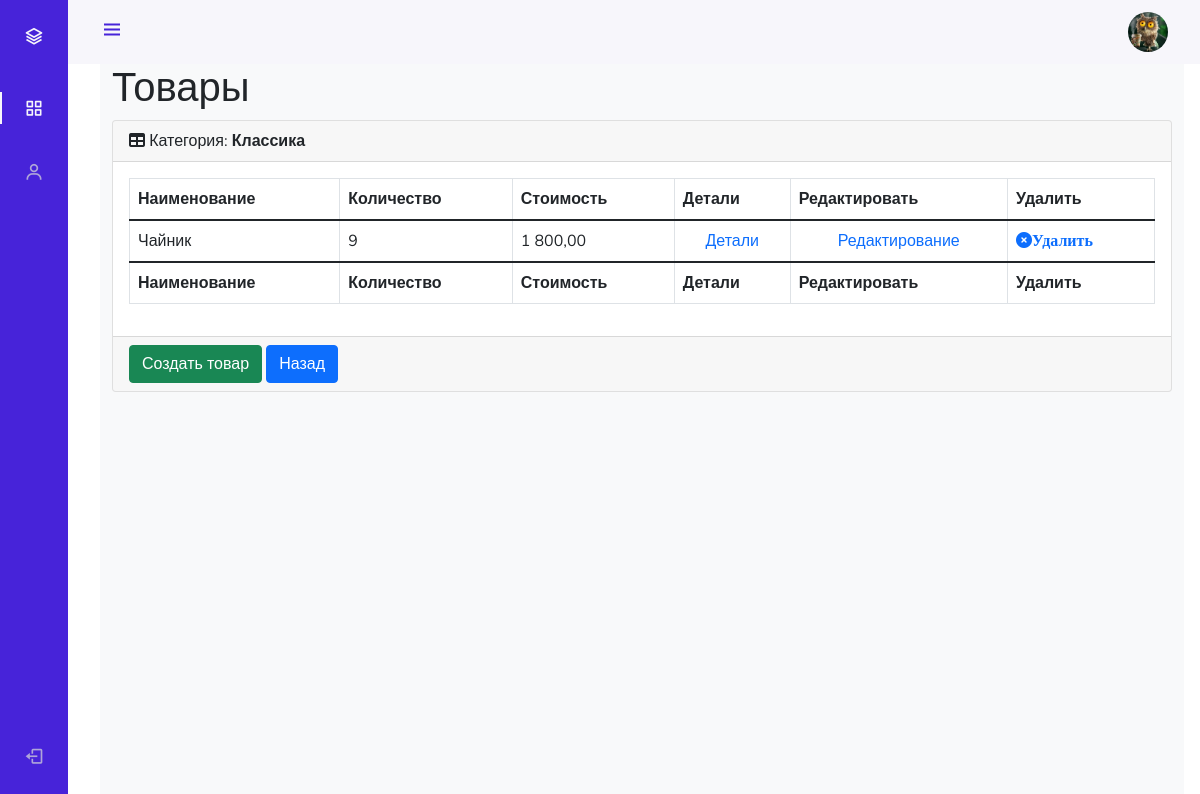
The page /admin_staff/products/read/category/2/ (signed in) on the database its author committed.
### authapp/models.py (models this page shows)
class ShopUser(AbstractUser):
    avatar = models.ImageField(upload_to='users_avatars', blank=True)
    age = models.PositiveIntegerField(verbose_name='возраст')

### mainapp/models.py (models this page shows, shortened)
class ProductCategory(models.Model):
    name = models.CharField(verbose_name='имя', max_length=64, unique=True)
    description = models.TextField(verbose_name='описание', blank=True)
    created = models.DateTimeField(auto_now_add=True)
    updated = models.DateTimeField(auto_now=True)
    is_active = models.BooleanField(default=True)

class Product(models.Model):
    category = models.ForeignKey(ProductCategory, on_delete=models.CASCADE)
    name = models.CharField(verbose_name='имя продукта', max_length=128)
    image = models.ImageField(upload_to='products_images', blank=True)
    short_desc = models.CharField(
        verbose_name='краткое описание продукта',
        max_length=60,
        blank=True,
    )
    description = models.TextField(
        verbose_name='описание продукта',
        blank=True,
    )
    price = models.DecimalField(
        verbose_name='цена продукта',
        max_digits=8,
        decimal_places=2,
        default=0,
    )
    quantity = models.PositiveIntegerField(
        verbose_name='количество на складе',
        default=0,
    )
    is_active = models.BooleanField(default=True)

### adminapp/views.py (the view)
# urls.py: path('products/read/category/<int:pk>/', adminapp.products, name='products'),
@user_passes_test(lambda u: u.is_superuser)
def products(request, pk):
    title = 'админка/продукт'
    category = get_object_or_404(ProductCategory, pk=pk)
    products_list = Product.objects.filter(category__pk=pk).order_by('name')
    context = {
        'title': title,
        'category': category,
        'objects': products_list,
    }
    return render(request, 'adminapp/products.html', context)

### adminapp/templates/adminapp/products.html
{% extends 'adminapp/base.html' %}
{% load humanize %}
{% load static %}
{% block content %}
<main>
    <div class="container-fluid">
        <h1 class="mt-4">Товары</h1>
        <div class="card mb-4">
            <div class="card-header">
                <i class="fas fa-table mr-1"></i>
                Категория: <strong>{{ category.name|title }}</strong>
            </div>
            <div class="card-body">
                <div class="table-responsive">
                    <table class="table table-bordered" id="dataTable" width="100%" cellspacing="0">
                        <thead>
                        <tr>
                            <th>Наименование</th>
                            <th>Количество</th>
                            <th>Стоимость</th>
                            <th>Детали</th>
                            <th>Редактировать</th>
                            <th>Удалить</th>
                        </tr>
                        </thead>
                        <tfoot>
                        <tr>
                            <th>Наименование</th>
                            <th>Количество</th>
                            <th>Стоимость</th>
                            <th>Детали</th>
                            <th>Редактировать</th>
                            <th>Удалить</th>
                        </tr>
                        </tfoot>
                        <tbody>
                        {% for product in objects %}
                            <tr {% if not product.is_active %} style="opacity: 0.5; text-decoration: line-through;" {% endif %}>
                                <td>{{ product.name }}</td>
                                <td>{{ product.quantity }}</td>
                                <td>{{ product.price|intcomma }}</td>
                                <td class="text-center">
                                    <a href="{% url 'admin_staff:product_read' product.pk %}">Детали</a>
                                </td>
                                <td class="text-center">
                                    <a href="{% url 'admin_staff:product_update' product.pk %}">Редактирование</a>
                                </td>
                                <td>
                                    <a {% if not product.is_active %} class="invisible" {% endif %} href="{% url 'admin_staff:product_delete' pk=product.pk %}">
                                        <i class="fa fa-times-circle">Удалить</i>
                                    </a>
                                </td>
                            </tr>
                        {% endfor %}
                        </tbody>
                    </table>
                </div>
            </div>
            <div class="card-footer">
                <a href="{% url 'admin_staff:product_create' category.pk %}">
                    <button class="btn btn-success">Создать товар</button>
                </a>
                <a href="{% url 'admin_staff:categories' %}" class="btn btn-primary">Назад</a>
            </div>
        </div>
    </div>
</main>
{% endblock %}

### adminapp/templates/adminapp/base.html (shortened to what this page needs)
<!DOCTYPE html>
{% load static %}
<html lang="en">
<head>
    <link href="https://cdn.jsdelivr.net/npm/bootstrap@5.1.3/dist/css/bootstrap.min.css" rel="stylesheet"
>
    <link rel="stylesheet" type="text/css" href="{% static 'adminapp/css/style.css' %}">
    <link rel="stylesheet" type="text/css" href='https://cdn.jsdelivr.net/npm/boxicons@latest/css/boxicons.min.css'>
    <link rel="stylesheet" type="text/css"
          href="https://cdnjs.cloudflare.com/ajax/libs/font-awesome/6.0.0-beta2/css/all.min.css">
</head>
<body id="body-pd">
<header class="header" id="header">
    <div class="header_toggle"><i class='bx bx-menu' id="header-toggle"></i></div>
    <div class="header_img"><img src="/media/{{ user.avatar|default:'avatar.png' }}" alt=""></div>
</header>
<div class="l-navbar" id="nav-bar">
    <nav class="nav">
        <div>
            <a href="{% url 'index' %}" class="nav_logo">
                <i class='bx bx-layer nav_logo-icon'></i>
            </a>
            {% include 'adminapp/inludes/inc_admin_menu.html' %}
        </div>
        <a href="{% url 'auth:logout' %}" class="nav_link"> <i class='bx bx-log-out nav_icon'></i>  </a>
    </nav>
</div>
<div class="height-100 bg-light">
    {% block content %}
    {% endblock %}
</div>
</body>
</html>

### adminapp/static/adminapp/css/style.css (style rules this page uses)
:root { --header-height: 3rem; --nav-width: 68px; --first-color: #4723D9; --first-color-light: #AFA5D9; --white-color: #F7F6FB; --body-font: 'Nunito', sans-serif; --normal-font-size: 1rem; --z-fixed: 100 }
body { position: relative; margin: var(--header-height) 0 0 0; padding: 0 1rem; font-family: var(--body-font); font-size: var(--normal-font-size); transition: .5s }
a { text-decoration: none }
.header { width: 100%; height: var(--header-height); position: fixed; top: 0; left: 0; display: flex; align-items: center; justify-content: space-between; padding: 0 1rem; background-color: var(--white-color); z-index: var(--z-fixed); transition: .5s }
.header_toggle { color: var(--first-color); font-size: 1.5rem; cursor: pointer }
.header_img { width: 35px; height: 35px; display: flex; justify-content: center; border-radius: 50%; overflow: hidden }
.header_img img { width: 40px }
.l-navbar { position: fixed; top: 0; left: -30%; width: var(--nav-width); height: 100vh; background-color: var(--first-color); padding: .5rem 1rem 0 0; transition: .5s; z-index: var(--z-fixed) }
.nav { height: 100%; display: flex; flex-direction: column; justify-content: space-between; overflow: hidden }
.nav_logo, .nav_link { display: grid; grid-template-columns: max-content max-content; align-items: center; column-gap: 1rem; padding: .5rem 0 .5rem 1.5rem }
.nav_logo { margin-bottom: 2rem }
.nav_logo-icon { font-size: 1.25rem; color: var(--white-color) }
.nav_link { position: relative; color: var(--first-color-light); margin-bottom: 1.5rem; transition: .3s }
.nav_icon { font-size: 1.25rem }
.height-100 { height: 100vh }
@media screen and (min-width: 768px) { body { margin: calc(var(--header-height) + 1rem) 0 0 0; padding-left: calc(var(--nav-width) + 2rem) } }
@media screen and (min-width: 768px) { .header { height: calc(var(--header-height) + 1rem); padding: 0 2rem 0 calc(var(--nav-width) + 2rem) } }
@media screen and (min-width: 768px) { .header_img { width: 40px; height: 40px } }
@media screen and (min-width: 768px) { .header_img img { width: 45px } }
@media screen and (min-width: 768px) { .l-navbar { left: 0; padding: 1rem 1rem 0 0 } }

### rows shown on the page
ShopUser: avatar (picture)
ProductCategory: name "Классика"
Product: name "Чайник", quantity "9", price "1 800,00"
